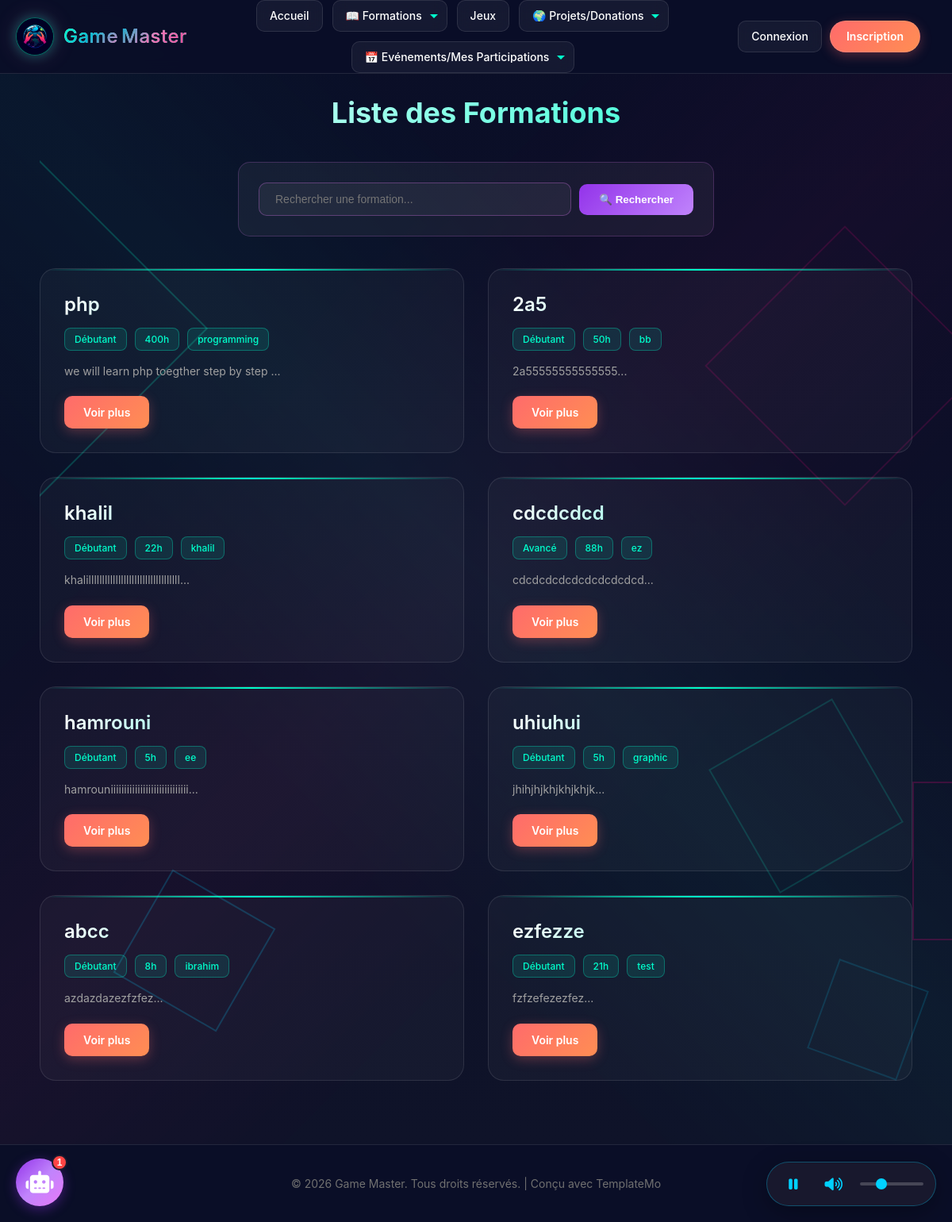
The app's page /?controller=formation&action=list with its own data.
### tables this page shows
CREATE TABLE `formations` (
  `id` int(11) NOT NULL,
  `title` varchar(255) NOT NULL,
  `description` text NOT NULL,
  `competences` text DEFAULT NULL,
  `difficulte` enum('Débutant','Intermédiaire','Avancé') DEFAULT 'Débutant',
  `duree` int(11) DEFAULT 0,
  `categorie` varchar(255) DEFAULT NULL,
  `lien_ressources` varchar(500) DEFAULT NULL,
  `impact_social` text DEFAULT NULL,
  `created_at` timestamp NOT NULL DEFAULT current_timestamp(),
  `updated_at` timestamp NOT NULL DEFAULT current_timestamp() ON UPDATE current_timestamp(),
  `category_id` int(11) DEFAULT NULL
);

### controllers/FormationController.php (called while the page is built, shortened)
<?php
require_once "models/Formation.php";
require_once "config/database.php";
class FormationController {
    public function list() {
        $formation = new Formation();
        $searchQuery = isset($_GET['search']) ? trim($_GET['search']) : '';
        if (!empty($searchQuery)) {
            $stmt = $formation->search($searchQuery);
            $results = $stmt->fetchAll(PDO::FETCH_ASSOC);
        } else {
            $stmt = $formation->getAll();
            $results = $stmt->fetchAll(PDO::FETCH_ASSOC);
        }
        include "views/front/formations_list.php";
    }
}
?>

### models/Formation.php (called while the page is built, shortened)
<?php
require_once "config/database.php";
class Formation {
    private $conn;
    private $table_name = "formations";
    public function __construct() {
        $database = new Database();
        $this->conn = $database->getConnection();
    }
    public function getAll() {
        $query = "SELECT * FROM " . $this->table_name . " ORDER BY created_at DESC";
        $stmt = $this->conn->prepare($query);
        $stmt->execute();
        return $stmt;
    }
}
?>

### config/database.php (called while the page is built, shortened)
<?php
class Database {
    private $host = "localhost";
    private $db_name = "game_masters";
    private $username = "root";
    private $password = "";
    public function getConnection() {
        $this->conn = null;
        try {
            $this->conn = new PDO(
                "mysql:host=" . $this->host . ";dbname=" . $this->db_name . ";charset=utf8mb4",
                $this->username,
                $this->password
            );
            $this->conn->setAttribute(PDO::ATTR_ERRMODE, PDO::ERRMODE_EXCEPTION);
            $this->conn->setAttribute(PDO::ATTR_DEFAULT_FETCH_MODE, PDO::FETCH_ASSOC);
        } catch(PDOException $exception) {
            $error_message = "Erreur de connexion à la base de données: " . $exception->getMessage();
            error_log($error_message);
            throw new Exception($error_message);
        }
        return $this->conn;
    }
}
?>

### views/front/formations_list.php (the view, shortened to what this page needs)
<?php
include "views/front/includes/header.php";
?>
<section class="content-section">
    <div class="content-bg"></div>
    <div class="content-shapes">
        <div class="content-shape shape1"></div>
        <div class="content-shape shape2"></div>
        <div class="content-shape shape3"></div>
        <div class="content-shape shape4"></div>
        <div class="content-shape shape5"></div>
        <div class="content-shape shape6"></div>
    </div>
    <div class="content-particles" id="contentParticles"></div>
    <div class="content-container">
        <h2 class="section-title">Liste des Formations</h2>
        <div style="max-width: 600px; margin: 30px auto; background: rgba(255, 255, 255, 0.05); border: 1px solid rgba(232, 121, 249, 0.2); border-radius: 15px; padding: 25px;">
            <form method="GET" action="" style="display: flex; gap: 10px; align-items: center;">
                <input type="text" name="search"
                       value="<?php echo isset($_GET['search']) ? htmlspecialchars($_GET['search']) : ''; ?>"
                       placeholder="Rechercher une formation..."
                       style="flex: 1; padding: 12px 20px; background: rgba(255, 255, 255, 0.05); border: 1px solid rgba(232, 121, 249, 0.3); border-radius: 10px; color: #fff; font-size: 14px;"
                       onfocus="this.style.borderColor='#e879f9'; this.style.background='rgba(255, 255, 255, 0.08)';"
                       onblur="this.style.borderColor='rgba(232, 121, 249, 0.3)'; this.style.background='rgba(255, 255, 255, 0.05)';">
                <button type="submit" style="padding: 12px 25px; background: linear-gradient(135deg, #9333ea, #c084fc); border: none; border-radius: 10px; color: #fff; font-weight: 600; cursor: pointer; transition: all 0.3s;"
                        onmouseover="this.style.transform='translateY(-2px)'; this.style.boxShadow='0 6px 20px rgba(147, 51, 234, 0.4)';"
                        onmouseout="this.style.transform='translateY(0)'; this.style.boxShadow='none';">
                    🔍 Rechercher
                </button>
            </form>
        </div>
        <?php if (!empty($results) && count($results) > 0) { ?>
            <div class="items-grid">
                <?php foreach($results as $row) { ?>
                    <div class="item-card">
                        <h3><?php echo htmlspecialchars($row['title']); ?></h3>
                        <div class="card-meta">
                            <?php if (!empty($row['difficulte'])) { ?>
                                <span class="badge"><?php echo htmlspecialchars($row['difficulte']); ?></span>
                            <?php } ?>
                            <?php if (!empty($row['duree'])) { ?>
                                <span class="badge"><?php echo htmlspecialchars($row['duree']); ?>h</span>
                            <?php } ?>
                            <?php if (!empty($row['categorie'])) { ?>
                                <span class="badge"><?php echo htmlspecialchars($row['categorie']); ?></span>
                            <?php } ?>
                        </div>
                        <p><?php echo htmlspecialchars(substr($row['description'], 0, 150)) . '...'; ?></p>
                        <a href="?controller=formation&action=detail&id=<?php echo $row['id']; ?>" class="btn btn-primary">Voir plus</a>
                    </div>
                <?php } ?>
            </div>
        <?php } ?>
    </div>
</section>
<?php include "views/front/includes/footer.php"; ?>

### public/css/unified-chatbot.css (style rules this page uses)
:root { --chat-bg: #1a1a2e; --chat-header: linear-gradient(135deg, #9333ea 0%, #c084fc 50%, #e879f9 100%); --chat-accent: #9333ea; --chat-text: #ffffff; --chat-user-msg: #9333ea; --chat-bot-msg: #16213e; }

### views/front/includes/header.php (style rules this page uses)
.content-particles { position: absolute; width: 100%; height: 100%; top: 0; left: 0; overflow: hidden; pointer-events: none; z-index: 0; }

### records on screen
formations: title "php", difficulte "Débutant", duree "400", categorie "programming", description "we will learn php toegther step by step"
formations: title "2a5", difficulte "Débutant", duree "50", categorie "bb", description "2a55555555555555"
formations: title "khalil", difficulte "Débutant", duree "22", categorie "khalil", description "khalillllllllllllllllllllllllllllllllll"
formations: title "cdcdcdcd", difficulte "Avancé", duree "88", categorie "ez", description "cdcdcdcdcdcdcdcdcdcd"
formations: title "hamrouni", difficulte "Débutant", duree "5", categorie "ee", description "hamrouniiiiiiiiiiiiiiiiiiiiiiiiiiiii"
formations: title "uhiuhui", difficulte "Débutant", duree "5", categorie "graphic", description "jhihjhjkhjkhjkhjk"
formations: title "abcc", difficulte "Débutant", duree "8", categorie "ibrahim", description "azdazdazezfzfez"
formations: title "ezfezze", difficulte "Débutant", duree "21", categorie "test", description "fzfzefezezfez"

### other values on screen
form field value "🌍 Projets/Donations"
form field value "📅 Événements/Mes Participations"
